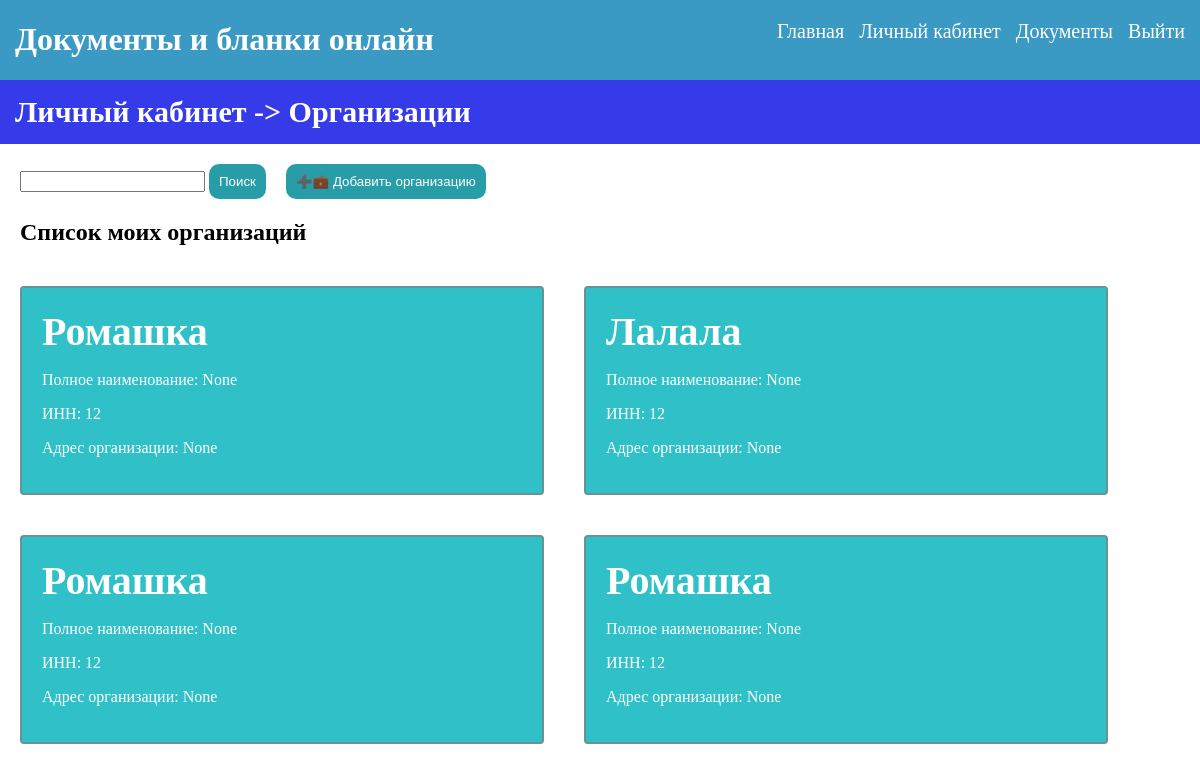
Page /account/org/ (signed in) on the earlier database version.
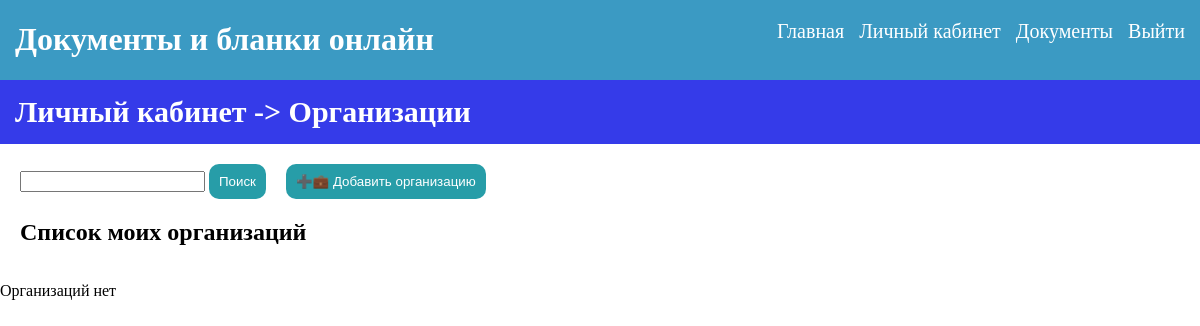
Same page on the later database version.
### account/models.py (models this page shows)
class Organization(models.Model):
    ID_information = models.ForeignKey('Organization_info', on_delete=models.CASCADE)
    ID_employers = models.ForeignKey('Employers', on_delete=models.CASCADE, blank=True, null=True)
    ID_contacts = models.ForeignKey('Contacts', on_delete=models.CASCADE)
    ID_NDS = models.ForeignKey('NDS_info', on_delete=models.CASCADE, blank=True, null=True)
    ID_privite = models.ForeignKey('Privite_face', on_delete=models.CASCADE, blank=True, null=True)

class Organization_info(models.Model):
    org_name = models.CharField(max_length=255) # наименование организации
    all_name = models.CharField(max_length=255, blank=True, null=True) #полное наименование организации
    INN_number = models.IntegerField()
    OKPO_code = models.IntegerField(blank=True, null=True)
    OKVED = models.IntegerField(blank=True, null=True)
    org_adress = models.CharField(max_length=255, blank=True, null=True)
    OGRN = models.IntegerField()
    IP_fact = models.BooleanField(default=False) #факт ИП
    KPP = models.IntegerField(null=True, blank=True)  #КПП если не ИП

### account/views.py (the view)
# urls.py: path('org/', login_required(org), name='org'),
def org(request):
    orgs = Organization.objects.filter(
        id__in=User_Organization.objects.filter(user=request.user).values_list('organization', flat=True)
    )
    query = request.GET.get('q')
    if query:
        org_found = orgs.filter(Q(ID_information__org_name__icontains=query)).distinct()
        if not org_found.exists():
            org_found = orgs
    else:
        org_found = orgs
    return render(request, 'account/dashboard.html', {'orgs': orgs, 'org_found': org_found})

### account/templates/account/dashboard.html (shortened to what this page needs)
{% load static %}
<!DOCTYPE html>
<html lang="en">
<head>
    <link rel="stylesheet" href="{% static 'css/base.css' %}">
    <link rel="stylesheet" href="{% static 'css/basespage.css' %}">
</head>
<body>
{% include 'header.html' %}
<h1 class = 'main-header'><a  href = "{% url 'profile' %}">Личный кабинет</a> -> Организации</h1>
<div class = 'info'>
<div class ='find-create'><form  class='poisk' method="get" action="{% url 'org' %}">
    <input type="text" name="q" value="{{ request.GET.q }}">
    <button class = 'add_button' type="submit">Поиск</button>
</form> <button class = 'add_button'><a href = "{% url 'orgadd' %}">➕💼 Добавить организацию</a></button></div>
<h2> Список моих организаций</h2>
</div>
<div class = 'clients-container'>
    {% for org in org_found|default:orgs %}
      <div class = 'clients-block'>
            <h2 class = 'clients-block-name'><a href = "{% url 'orgid' org.id %}">{{ org.ID_information.org_name }}</a></h2>
            <p>Полное наименование: {{org.ID_information.all_name}}</p>
            <p>ИНН: {{org.ID_information.INN_number}}</p>
            <p> Адрес организации: {{org.ID_information.org_adress}}</p>
      </div>
  {% empty %}
    <p>Организаций нет</p>
  {% endfor %}
</div>
</body>
</html>

### templates/header.html (shortened to what this page needs)
{% load static %}
<link rel="stylesheet" href="{% static 'css/header.css' %}">
<link rel="stylesheet" href="{% static 'css/base.css' %}">
<div class="header">
    <h1 class = 'header-h1'><a>Документы и бланки онлайн</a></h1>
    <p class = 'block-login'>
        {% if user.is_authenticated %}
        <a href="{% url 'index' %}" class ='header-link'>Главная</a>
        <a href="{% url 'profile' %}" class ='header-link'>Личный кабинет</a>
        <a href="{% url 'check' %}" class ='header-link'>Документы</a>
        <a href="{% url 'logout' %}" onclick="event.preventDefault(); document.getElementById('logout-form').submit();" class ='header-link'>Выйти</a>
        {% else %}
        <a href="{% url 'register' %}" class ='header-link'>Зарегистрироваться</a> |
        <a href="{% url 'login' %}" class ='header-link'>Войти</a>
    </p>
    {% endif %}
</div>

### static/css/base.css (style rules this page uses)
body { margin: 0px; }
a { text-decoration: none; color: inherit; }
.main-header { background: #353be9; color: white; padding: 15px; margin: 0px; font-size: 30px; }
.add_button { color: white; background-color: #279da8; padding: 10px; border-radius: 10px; border: 0px; }

### account/static/css/basespage.css (style rules this page uses)
.clients-container { display: flex; flex-direction: row; align-content: flex-start; flex-wrap: wrap; }
.find-create { display: flex; flex-wrap: wrap; justify-content: flex-start; flex-direction: row; }
.info { margin:20px; }
.poisk { margin-right:20px; }

### static/css/header.css (style rules this page uses)
.header { display: flex; justify-content: space-between; background: #3999c3fc; padding: 0px 15px 0px 15px; }
.header-link { margin-left: 10px; }
.block-login { color: white; font-size: 20px; }
.header-h1 { color: white; }

Differences in the rows shown:
no longer on this page (row edited): Organization: ID_information.org_name "Ромашка", ID_information.all_name "None", ID_information.INN_number "12", ID_information.org_adress "None"
removed Organization: ID_information.org_name "Лалала", ID_information.all_name "None", ID_information.INN_number "12", ID_information.org_adress "None"
removed Organization: ID_information.org_name "Ромашка", ID_information.all_name "None", ID_information.INN_number "12", ID_information.org_adress "None"
removed Organization: ID_information.org_name "Ромашка", ID_information.all_name "None", ID_information.INN_number "12", ID_information.org_adress "None"
Other differences:
text now shown: "Организаций нет"
